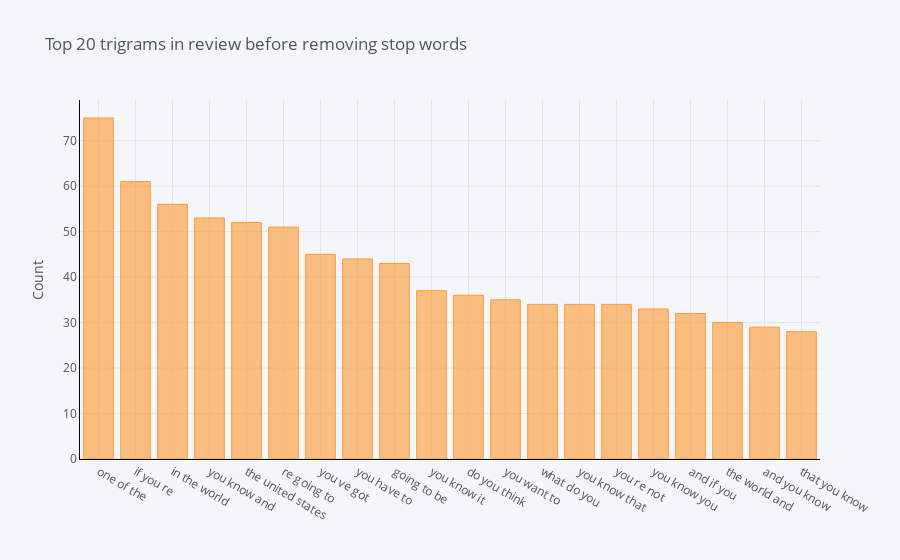

The notebook cell this image was saved under:
### Markdown cell above
## The distribution of Top trigrams before removing stop words

### Code cell
def get_top_n_trigram(corpus, n=None):
    vec = CountVectorizer(ngram_range=(3, 3)).fit(corpus)
    bag_of_words = vec.transform(corpus)
    sum_words = bag_of_words.sum(axis=0) 
    words_freq = [(word, sum_words[0, idx]) for word, idx in vec.vocabulary_.items()]
    words_freq =sorted(words_freq, key = lambda x: x[1], reverse=True)
    return words_freq[:n]
common_words = get_top_n_trigram(df['text'], 20)
df5 = pd.DataFrame(common_words, columns = ['text' , 'count'])
df5
df5.groupby('text').sum()['count'].sort_values(ascending=False).iplot(
    kind='bar', yTitle='Count', linecolor='black', title='Top 20 trigrams in review before removing stop words')

### Figure 1 — Plotly figure (JSON) as saved in the notebook; plotly's stock layout.template omitted (floating-point values rounded to 4 significant figures)
{"data": [{"name": "count", "text": "", "y": [75, 61, 56, 53, 52, 51, 45, 44, 43, 37, 36, 35, 34, 34, 34, 33, 32, 30, 29, 28], "marker": {"color": "rgba(255, 153, 51, 0.6)", "line": {"color": "rgba(255, 153, 51, 1.0)", "width": 1}}, "x": ["one of the", "if you re", "in the world", "you know and", "the united states", "re going to", "you ve got", "you have to", "going to be", "you know it", "do you think", "you want to", "what do you", "you know that", "you re not", "you know you", "and if you", "the world and", "and you know", "that you know"], "type": "bar", "orientation": "v"}], "layout": {"title": {"text": "Top 20 trigrams in review before removing stop words", "font": {"color": "#4D5663"}}, "paper_bgcolor": "#F5F6F9", "plot_bgcolor": "#F5F6F9", "yaxis": {"tickfont": {"color": "#4D5663"}, "title": {"text": "Count", "font": {"color": "#4D5663"}}, "showgrid": true, "zerolinecolor": "#E1E5ED", "gridcolor": "#E1E5ED", "linecolor": "black"}, "xaxis": {"tickfont": {"color": "#4D5663"}, "title": {"text": "", "font": {"color": "#4D5663"}}, "showgrid": true, "zerolinecolor": "#E1E5ED", "gridcolor": "#E1E5ED", "linecolor": "black"}, "legend": {"bgcolor": "#F5F6F9", "font": {"color": "#4D5663"}}}}
